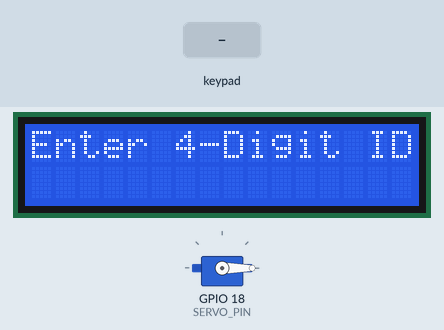
This sketch was run on a simulated ESP32. On the bench: servo, 16×2 character LCD. Inputs (shaded band) come from the test bench. Random numbers use the default seed unless the sketch sets one; what the sketch prints to the serial monitor is not drawn.

Above: at 2.8 s.
2.9 s: keypad keys 1 3 1 2 1 4 2 7 * pressed 0.4 s apart
At 5.7 s:
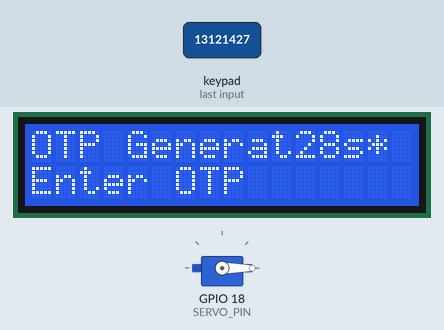
8.0 s: keypad keys 1 3 1 2 1 4 2 7 pressed 0.4 s apart
At 10.4 s:
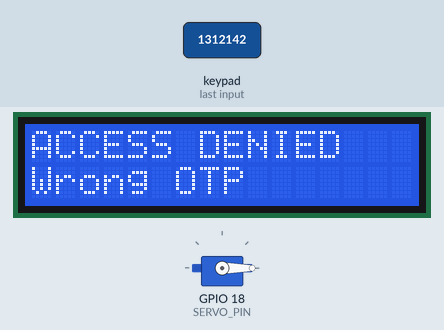
13.0 s: key '1' pressed
At 13.7 s:
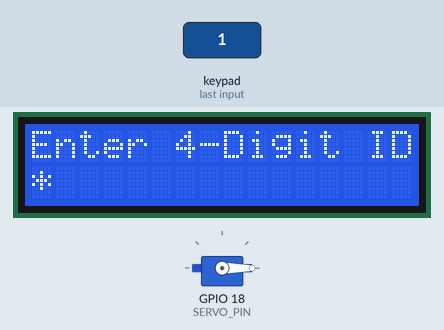
14.5 s: key '2' pressed
At 15.1 s:
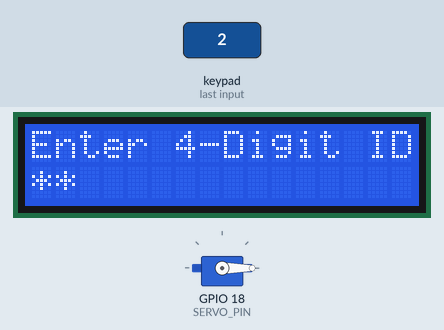
Timing chart, 0 to 17.0 s (numbered marks = the images above; inputs shaded):
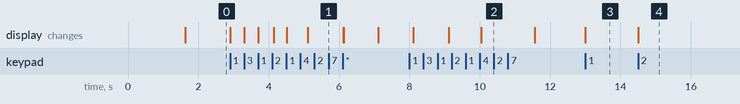

The sketch:

DoorLockOTP.ino
```cpp
/*
------------------------------------------------------------
Project      : Smart Door Lock with OTP
File Name    : DoorLockOTP.ino

Author       : P Meet Kumar
Roll Number  : IoT 009
Date         : 09 July 2026

Program      : IoT and Drone Building Summer School 2026
Institution  : Indian Institute of Technology Jammu (IIT Jammu)

Description:
A Smart Door Lock System using ESP32, 4x4 Keypad, 16x2 I2C LCD,
Servo Motor, and Bluetooth communication.

Workflow:
1. Enter a 4-digit Student ID.
2. Generate a random 6-digit OTP.
3. Send the OTP via Bluetooth (or Serial Monitor in Wokwi).
4. Enter the OTP within 30 seconds.
5. Unlock the door for 3 seconds if the OTP is correct.
6. Log every access attempt to the Serial Monitor.

Features:
• 4x4 Matrix Keypad
• 16x2 I2C LCD
• ESP32 / HC-05 Bluetooth Support
• Servo Motor Door Lock
• Non-blocking timing using millis()
• Serial Monitor Logging
------------------------------------------------------------
*/

#include <Wire.h>
#include <LiquidCrystal_I2C.h>
#include <Keypad.h>
#include <ESP32Servo.h>

// Uncomment ONLY when using a real ESP32 Bluetooth
// #include <BluetoothSerial.h>
// BluetoothSerial SerialBT;

LiquidCrystal_I2C lcd(0x27, 16, 2);
Servo doorServo;

#define SERVO_PIN 18

const byte ROWS = 4;
const byte COLS = 4;

char keys[ROWS][COLS] = {
  {'1','2','3','A'},
  {'4','5','6','B'},
  {'7','8','9','C'},
  {'*','0','#','D'}
};

byte rowPins[ROWS] = {13, 12, 14, 27};
byte colPins[COLS] = {26, 25, 33, 32};

Keypad keypad = Keypad(makeKeymap(keys), rowPins, colPins, ROWS, COLS);

// System States
enum SystemState {
  WAIT_FOR_ID,
  WAIT_FOR_OTP,
  DOOR_UNLOCKED,
  RESETTING
};

SystemState currentState = WAIT_FOR_ID;

// Global Variables
String studentID = "";
String generatedOTP = "";
String enteredOTP = "";

bool otpGenerated = false;

unsigned long otpStartTime = 0;
unsigned long unlockStartTime = 0;
unsigned long resetStartTime = 0;

const unsigned long OTP_TIMEOUT = 30000;
const unsigned long UNLOCK_DURATION = 3000;
const unsigned long RESET_DURATION = 1500;

// Function Prototypes
void displayHomeScreen();
void processStudentID(char key);
void processOTP(char key);
String generateOTP();
void unlockDoor();
void lockDoor();
void updateTimers();
void resetSystem(bool success);

void setup() {

  Serial.begin(115200);

  // Uncomment for real ESP32 Bluetooth
  // SerialBT.begin("SmartDoorLock");

  randomSeed(micros());

  doorServo.attach(SERVO_PIN);
  doorServo.write(0);

  lcd.init();
  lcd.backlight();

  lcd.clear();
  lcd.setCursor(0,0);
  lcd.print("Smart Door Lock");

  lcd.setCursor(0,1);
  lcd.print("Initializing");

  delay(1500);

  displayHomeScreen();

  Serial.println("==================================");
  Serial.println(" SMART DOOR LOCK WITH OTP");
  Serial.println("==================================");
  Serial.println("System Ready");
  Serial.println("Waiting for Student ID...");
  Serial.println("==================================");
}

// Display default screen
void displayHomeScreen() {

  lcd.clear();

  lcd.setCursor(0,0);
  lcd.print("Enter 4-Digit ID");

  lcd.setCursor(0,1);
}

// Generate a random 6-digit OTP
String generateOTP() {

  String otp = "";

  for(int i = 0; i < 6; i++) {
    otp += char(random(0,10) + '0');
  }

  return otp;
}
void loop() {

  updateTimers();

  char key = keypad.getKey();

  switch (currentState) {

    case WAIT_FOR_ID:

      if (key) {
        processStudentID(key);
      }

      break;

    case WAIT_FOR_OTP:

      if (key) {
        processOTP(key);
      }

      break;

    case DOOR_UNLOCKED:
      // Timer handled by updateTimers()
      break;

    case RESETTING:
      // Reset handled by updateTimers()
      break;
  }
}

// Process Student ID
void processStudentID(char key) {

  if (key == '*') {

    studentID = "";

    lcd.setCursor(0, 1);
    lcd.print("                ");
    lcd.setCursor(0, 1);

    return;
  }

  if (key < '0' || key > '9')
    return;

  if (studentID.length() >= 4)
    return;

  studentID += key;

  lcd.print("*");
  Serial.print("*");

  if (studentID.length() == 4) {

    generatedOTP = generateOTP();

    otpGenerated = true;
    otpStartTime = millis();

    Serial.println();
    Serial.println("--------------------------------");
    Serial.println("Student ID : " + studentID);
    Serial.println("Generated OTP : " + generatedOTP);

    // Uncomment for real ESP32 Bluetooth

    /*
    SerialBT.println("===== SMART DOOR LOCK =====");
    SerialBT.println("Student ID : " + studentID);
    SerialBT.println("OTP : " + generatedOTP);
    SerialBT.println("Valid for 30 Seconds");
    SerialBT.println("===========================");
    */

    // Wokwi Simulation
    Serial.println("OTP sent successfully.");

    lcd.clear();
    lcd.setCursor(0,0);
    lcd.print("OTP Generated");

    lcd.setCursor(0,1);
    lcd.print("Enter OTP");

    enteredOTP = "";

    currentState = WAIT_FOR_OTP;
  }
}

// Process OTP
void processOTP(char key) {

  if (key == '*') {

    enteredOTP = "";

    lcd.setCursor(0,1);
    lcd.print("                ");
    lcd.setCursor(0,1);

    return;
  }

  if (key < '0' || key > '9')
    return;

  if (enteredOTP.length() >= 6)
    return;

  enteredOTP += key;

  lcd.print("*");
  Serial.print("*");

  if (enteredOTP.length() == 6) {

    Serial.println();
    Serial.println("Entered OTP : " + enteredOTP);

    if (enteredOTP == generatedOTP) {

      unlockDoor();
    }

    else {

      lcd.clear();
      lcd.setCursor(0,0);
      lcd.print("ACCESS DENIED");

      lcd.setCursor(0,1);
      lcd.print("Wrong OTP");

      Serial.println("--------------------------------");
      Serial.println("ACCESS DENIED");
      Serial.println("Reason : Invalid OTP");
      Serial.println("--------------------------------");

      resetSystem(false);
    }
  }
}
// Unlock the door
void unlockDoor() {

  doorServo.write(90);

  unlockStartTime = millis();

  currentState = DOOR_UNLOCKED;

  lcd.clear();
  lcd.setCursor(0, 0);
  lcd.print("ACCESS GRANTED");

  lcd.setCursor(0, 1);
  lcd.print("Door Unlocked");

  Serial.println("--------------------------------");
  Serial.println("ACCESS GRANTED");
  Serial.println("Door Unlocked");
  Serial.println("--------------------------------");
}

// Lock the door
void lockDoor() {

  doorServo.write(0);

  Serial.println("Door Locked");

  resetSystem(true);
}

// Update all millis() based timers
void updateTimers() {

  // OTP Countdown Timer
  if (currentState == WAIT_FOR_OTP) {

    unsigned long elapsed = millis() - otpStartTime;
    unsigned long remaining = (OTP_TIMEOUT - elapsed) / 1000;

    lcd.setCursor(11, 0);

    if (remaining < 10)
      lcd.print("0");

    lcd.print(remaining);
    lcd.print("s");

    if (elapsed >= OTP_TIMEOUT) {

      lcd.clear();
      lcd.setCursor(0, 0);
      lcd.print("OTP EXPIRED");

      lcd.setCursor(0, 1);
      lcd.print("Access Denied");

      Serial.println("--------------------------------");
      Serial.println("ACCESS DENIED");
      Serial.println("Reason : OTP Expired");
      Serial.println("--------------------------------");

      resetSystem(false);
    }
  }

  // Door remains unlocked for 3 seconds
  if (currentState == DOOR_UNLOCKED) {

    if (millis() - unlockStartTime >= UNLOCK_DURATION) {

      lockDoor();
    }
  }

  // Reset after displaying status
  if (currentState == RESETTING) {

    if (millis() - resetStartTime >= RESET_DURATION) {

      studentID = "";
      generatedOTP = "";
      enteredOTP = "";

      otpGenerated = false;

      displayHomeScreen();

      currentState = WAIT_FOR_ID;

      Serial.println("Waiting for Student ID...");
      Serial.println("--------------------------------");
    }
  }
}
// Reset the system
void resetSystem(bool success) {

  Serial.println("--------------------------------");

  if (success)
    Serial.println("LOG : SUCCESS ENTRY");
  else
    Serial.println("LOG : FAILED ENTRY");

  Serial.println("--------------------------------");
  Serial.println();

  resetStartTime = millis();

  currentState = RESETTING;
}
```

Measured:
- after the input at 2.9 s, the display: first changes at once (image 1 shows a later state)
- after the input at 13.0 s, the display: changes at once (image 3)
- after the input at 14.5 s, the display: changes at once (image 4)
